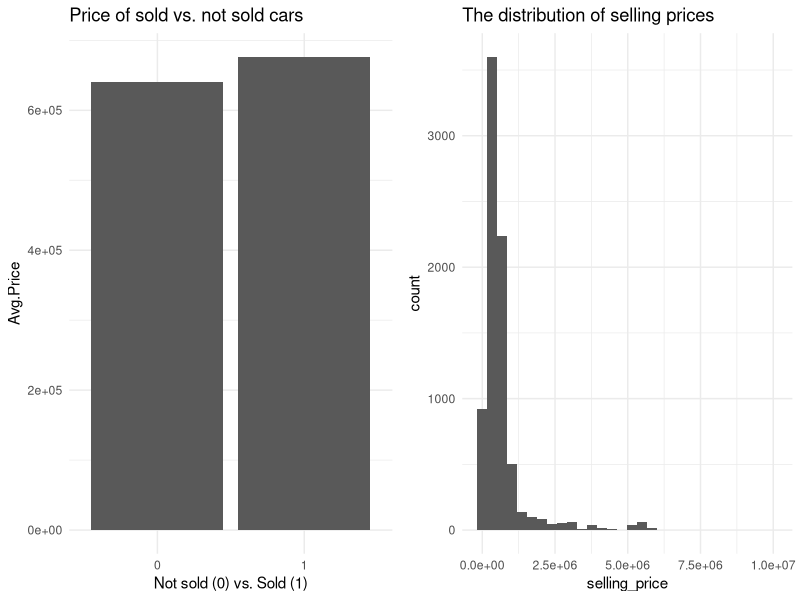

This chart was generated by the following R code:
## ---- chunk 1
knitr::opts_chunk$set(echo = TRUE)
## ---- chunk 2
df = read.csv("UserCarData.csv")
dim(df)
#did this push work
## ---- chunk 3
library(tidyverse)

df <- df %>% 
  group_by(Sales_ID) %>% 
  mutate(Sold = sum(sold=='Y'))

df <- df[,-18]
         
summary(df) 

## ---- chunk 4
glimpse(df)
## ---- chunk 5
library(ggplot2)
library(gridExtra)

selling_price <- df %>% 
  group_by(Sold) %>% 
  summarise(Avg.Price = mean(selling_price))

barplot<- ggplot(selling_price, aes(x = as.factor(Sold), y =Avg.Price )) + geom_bar(stat = 'identity') + theme_minimal() + labs(title = 'Price of sold vs. not sold cars', x= 'Not sold (0) vs. Sold (1)' )

###############################################################3

location <- df %>% 
  group_by(State.or.Province) %>% 
  summarise(Avg.Price = mean(selling_price))  

##################################################################

box <- ggplot(df, aes(x=selling_price)) + geom_histogram() + theme_minimal() + labs(title = 'The distribution of selling prices')
  

print(grid.arrange(barplot,box, ncol =2))
